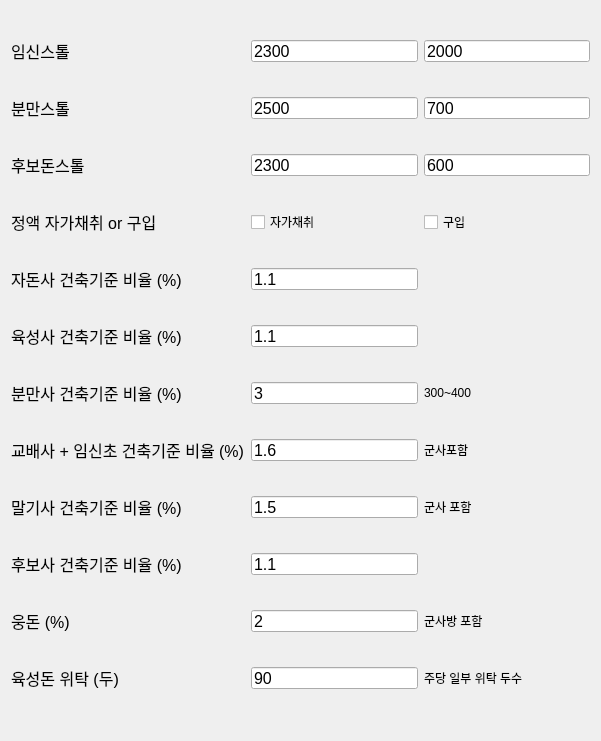
         <widget class="QWidget" name="gridLayoutWidget_4">
          <property name="geometry">
           <rect>
            <x>780</x>
            <y>70</y>
            <width>601</width>
            <height>741</height>
           </rect>
          </property>
          <layout class="QGridLayout" name="gridLayout_5">
           <item row="8" column="0">
            <widget class="QLabel" name="sLi_9">
             <property name="minimumSize">
              <size>
               <width>0</width>
               <height>22</height>
              </size>
             </property>
             <property name="maximumSize">
              <size>
               <width>16777215</width>
               <height>22</height>
              </size>
             </property>
             <property name="font">
              <font>
               <pointsize>12</pointsize>
              </font>
             </property>
             <property name="text">
              <string>말기사 건축기준 비율 (%)</string>
             </property>
            </widget>
           </item>
           <item row="5" column="0">
            <widget class="QLabel" name="sLi_6">
             <property name="minimumSize">
              <size>
               <width>0</width>
               <height>22</height>
              </size>
             </property>
             <property name="maximumSize">
              <size>
               <width>16777215</width>
               <height>22</height>
              </size>
             </property>
             <property name="font">
              <font>
               <pointsize>12</pointsize>
              </font>
             </property>
             <property name="text">
              <string>육성사 건축기준 비율 (%)</string>
             </property>
            </widget>
           </item>
           <item row="7" column="0">
            <widget class="QLabel" name="sLi_8">
             <property name="minimumSize">
              <size>
               <width>0</width>
               <height>22</height>
              </size>
             </property>
             <property name="maximumSize">
              <size>
               <width>16777215</width>
               <height>22</height>
              </size>
             </property>
             <property name="font">
              <font>
               <pointsize>12</pointsize>
              </font>
             </property>
             <property name="text">
              <string>교배사 + 임신초 건축기준 비율 (%)</string>
             </property>
            </widget>
           </item>
           <item row="1" column="0">
            <widget class="QLabel" name="sLi_2">
             <property name="minimumSize">
              <size>
               <width>0</width>
               <height>22</height>
              </size>
             </property>
             <property name="maximumSize">
              <size>
               <width>16777215</width>
               <height>22</height>
              </size>
             </property>
             <property name="font">
              <font>
               <pointsize>12</pointsize>
              </font>
             </property>
             <property name="text">
              <string>분만스톨</string>
             </property>
            </widget>
           </item>
           <item row="4" column="0">
            <widget class="QLabel" name="sLi_5">
             <property name="minimumSize">
              <size>
               <width>0</width>
               <height>22</height>
              </size>
             </property>
             <property name="maximumSize">
              <size>
               <width>16777215</width>
               <height>22</height>
              </size>
             </property>
             <property name="font">
              <font>
               <pointsize>12</pointsize>
              </font>
             </property>
             <property name="text">
              <string>자돈사 건축기준 비율 (%)</string>
             </property>
            </widget>
           </item>
           <item row="3" column="0">
            <widget class="QLabel" name="sLi_4">
             <property name="minimumSize">
              <size>
               <width>0</width>
               <height>22</height>
              </size>
             </property>
             <property name="maximumSize">
              <size>
               <width>16777215</width>
               <height>22</height>
              </size>
             </property>
             <property name="font">
              <font>
               <pointsize>12</pointsize>
              </font>
             </property>
             <property name="text">
              <string>정액 자가채취 or 구입</string>
             </property>
            </widget>
           </item>
           <item row="0" column="2">
            <widget class="QLineEdit" name="sLSV_1">
             <property name="minimumSize">
              <size>
               <width>0</width>
               <height>22</height>
              </size>
             </property>
             <property name="maximumSize">
              <size>
               <width>16777215</width>
               <height>22</height>
              </size>
             </property>
             <property name="font">
              <font>
               <pointsize>12</pointsize>
              </font>
             </property>
             <property name="text">
              <string>2000</string>
             </property>
            </widget>
           </item>
           <item row="0" column="1">
            <widget class="QLineEdit" name="sLV_1">
             <property name="minimumSize">
              <size>
               <width>0</width>
               <height>22</height>
              </size>
             </property>
             <property name="maximumSize">
              <size>
               <width>16777215</width>
               <height>22</height>
              </size>
             </property>
             <property name="font">
              <font>
               <pointsize>12</pointsize>
              </font>
             </property>
             <property name="text">
              <string>2300</string>
             </property>
            </widget>
           </item>
           <item row="0" column="0">
            <widget class="QLabel" name="sLi_1">
             <property name="minimumSize">
              <size>
               <width>0</width>
               <height>22</height>
              </size>
             </property>
             <property name="maximumSize">
              <size>
               <width>16777215</width>
               <height>22</height>
              </size>
             </property>
             <property name="font">
              <font>
               <pointsize>12</pointsize>
              </font>
             </property>
             <property name="text">
              <string>임신스톨</string>
             </property>
            </widget>
           </item>
           <item row="10" column="0">
            <widget class="QLabel" name="sLi_11">
             <property name="minimumSize">
              <size>
               <width>0</width>
               <height>22</height>
              </size>
             </property>
             <property name="maximumSize">
              <size>
               <width>16777215</width>
               <height>22</height>
              </size>
             </property>
             <property name="font">
              <font>
               <pointsize>12</pointsize>
              </font>
             </property>
             <property name="text">
              <string>웅돈 (%)</string>
             </property>
            </widget>
           </item>
           <item row="2" column="0">
            <widget class="QLabel" name="sLi_3">
             <property name="minimumSize">
              <size>
               <width>0</width>
               <height>22</height>
              </size>
             </property>
             <property name="maximumSize">
              <size>
               <width>16777215</width>
               <height>22</height>
              </size>
             </property>
             <property name="font">
              <font>
               <pointsize>12</pointsize>
              </font>
             </property>
             <property name="text">
              <string>후보돈스톨</string>
             </property>
            </widget>
           </item>
           <item row="6" column="0">
            <widget class="QLabel" name="sLi_7">
             <property name="minimumSize">
              <size>
               <width>0</width>
               <height>22</height>
              </size>
             </property>
             <property name="maximumSize">
              <size>
               <width>16777215</width>
               <height>22</height>
              </size>
             </property>
             <property name="font">
              <font>
               <pointsize>12</pointsize>
              </font>
             </property>
             <property name="text">
              <string>분만사 건축기준 비율 (%)</string>
             </property>
            </widget>
           </item>
           <item row="9" column="0">
            <widget class="QLabel" name="sLi_10">
             <property name="minimumSize">
              <size>
               <width>0</width>
               <height>22</height>
              </size>
             </property>
             <property name="maximumSize">
              <size>
               <width>16777215</width>
               <height>22</height>
              </size>
             </property>
             <property name="font">
              <font>
               <pointsize>12</pointsize>
              </font>
             </property>
             <property name="text">
              <string>후보사 건축기준 비율 (%)</string>
             </property>
            </widget>
           </item>
           <item row="11" column="0">
            <widget class="QLabel" name="sLi_12">
             <property name="minimumSize">
              <size>
               <width>0</width>
               <height>22</height>
              </size>
             </property>
             <property name="maximumSize">
              <size>
               <width>16777215</width>
               <height>22</height>
              </size>
             </property>
             <property name="font">
              <font>
               <pointsize>12</pointsize>
              </font>
             </property>
             <property name="text">
              <string>육성돈 위탁 (두)</string>
             </property>
            </widget>
           </item>
           <item row="1" column="1">
            <widget class="QLineEdit" name="sLV_2">
             <property name="minimumSize">
              <size>
               <width>0</width>
               <height>22</height>
              </size>
             </property>
             <property name="maximumSize">
              <size>
               <width>16777215</width>
               <height>22</height>
              </size>
             </property>
             <property name="font">
              <font>
               <pointsize>12</pointsize>
              </font>
             </property>
             <property name="text">
              <string>2500</string>
             </property>
            </widget>
           </item>
           <item row="4" column="1">
            <widget class="QLineEdit" name="sLV_5">
             <property name="minimumSize">
              <size>
               <width>0</width>
               <height>22</height>
              </size>
             </property>
             <property name="maximumSize">
              <size>
               <width>16777215</width>
               <height>22</height>
              </size>
             </property>
             <property name="font">
              <font>
               <pointsize>12</pointsize>
              </font>
             </property>
             <property name="text">
              <string>1.1</string>
             </property>
            </widget>
           </item>
           <item row="5" column="1">
            <widget class="QLineEdit" name="sLV_6">
             <property name="minimumSize">
              <size>
               <width>0</width>
               <height>22</height>
              </size>
             </property>
             <property name="maximumSize">
              <size>
               <width>16777215</width>
               <height>22</height>
              </size>
             </property>
             <property name="font">
              <font>
               <pointsize>12</pointsize>
              </font>
             </property>
             <property name="text">
              <string>1.1</string>
             </property>
            </widget>
           </item>
           <item row="6" column="1">
            <widget class="QLineEdit" name="sLV_7">
             <property name="minimumSize">
              <size>
               <width>0</width>
               <height>22</height>
              </size>
             </property>
             <property name="maximumSize">
              <size>
               <width>16777215</width>
               <height>22</height>
              </size>
             </property>
             <property name="font">
              <font>
               <pointsize>12</pointsize>
              </font>
             </property>
             <property name="text">
              <string>3</string>
             </property>
            </widget>
           </item>
           <item row="7" column="1">
            <widget class="QLineEdit" name="sLV_8">
             <property name="minimumSize">
              <size>
               <width>0</width>
               <height>22</height>
              </size>
             </property>
             <property name="maximumSize">
              <size>
               <width>16777215</width>
               <height>22</height>
              </size>
             </property>
             <property name="font">
              <font>
               <pointsize>12</pointsize>
              </font>
             </property>
             <property name="text">
              <string>1.6</string>
             </property>
            </widget>
           </item>
           <item row="8" column="1">
            <widget class="QLineEdit" name="sLV_9">
             <property name="minimumSize">
              <size>
               <width>0</width>
               <height>22</height>
              </size>
             </property>
             <property name="maximumSize">
              <size>
               <width>16777215</width>
               <height>22</height>
              </size>
             </property>
             <property name="font">
              <font>
               <pointsize>12</pointsize>
              </font>
             </property>
             <property name="text">
              <string>1.5</string>
             </property>
            </widget>
           </item>
           <item row="9" column="1">
            <widget class="QLineEdit" name="sLV_10">
             <property name="minimumSize">
              <size>
               <width>0</width>
               <height>22</height>
              </size>
             </property>
             <property name="maximumSize">
              <size>
               <width>16777215</width>
               <height>22</height>
              </size>
             </property>
             <property name="font">
              <font>
               <pointsize>12</pointsize>
              </font>
             </property>
             <property name="text">
              <string>1.1</string>
             </property>
            </widget>
           </item>
           <item row="10" column="1">
            <widget class="QLineEdit" name="sLV_11">
             <property name="minimumSize">
              <size>
               <width>0</width>
               <height>22</height>
              </size>
             </property>
             <property name="maximumSize">
              <size>
               <width>16777215</width>
               <height>22</height>
              </size>
             </property>
             <property name="font">
              <font>
               <pointsize>12</pointsize>
              </font>
             </property>
             <property name="text">
              <string>2</string>
             </property>
            </widget>
           </item>
           <item row="11" column="1">
            <widget class="QLineEdit" name="sLV_12">
             <property name="minimumSize">
              <size>
               <width>0</width>
               <height>22</height>
              </size>
             </property>
             <property name="maximumSize">
              <size>
               <width>16777215</width>
               <height>22</height>
              </size>
             </property>
             <property name="font">
              <font>
               <pointsize>12</pointsize>
              </font>
             </property>
             <property name="text">
              <string>90</string>
             </property>
            </widget>
           </item>
           <item row="1" column="2">
            <widget class="QLineEdit" name="sLSV_2">
             <property name="minimumSize">
              <size>
               <width>0</width>
               <height>22</height>
              </size>
             </property>
             <property name="maximumSize">
              <size>
               <width>16777215</width>
               <height>22</height>
              </size>
             </property>
             <property name="font">
              <font>
               <pointsize>12</pointsize>
              </font>
             </property>
             <property name="text">
              <string>700</string>
             </property>
            </widget>
           </item>
           <item row="2" column="2">
            <widget class="QLineEdit" name="sLSV_3">
             <property name="minimumSize">
              <size>
               <width>0</width>
               <height>22</height>
              </size>
             </property>
             <property name="maximumSize">
              <size>
               <width>16777215</width>
               <height>22</height>
              </size>
             </property>
             <property name="font">
              <font>
               <pointsize>12</pointsize>
              </font>
             </property>
             <property name="text">
              <string>600</string>
             </property>
            </widget>
           </item>
           <item row="2" column="1">
            <widget class="QLineEdit" name="sLV_3">
             <property name="minimumSize">
              <size>
               <width>0</width>
               <height>22</height>
              </size>
             </property>
             <property name="maximumSize">
              <size>
               <width>16777215</width>
               <height>22</height>
              </size>
             </property>
             <property name="font">
              <font>
               <pointsize>12</pointsize>
              </font>
             </property>
             <property name="text">
              <string>2300</string>
             </property>
            </widget>
           </item>
           <item row="3" column="1">
            <widget class="QCheckBox" name="checkBox_1">
             <property name="sizePolicy">
              <sizepolicy hsizetype="Minimum" vsizetype="Fixed">
               <horstretch>6</horstretch>
               <verstretch>12</verstretch>
              </sizepolicy>
             </property>
             <property name="minimumSize">
              <size>
               <width>0</width>
               <height>22</height>
              </size>
             </property>
             <property name="maximumSize">
              <size>
               <width>16777215</width>
               <height>22</height>
              </size>
             </property>
             <property name="text">
              <string>자가채취</string>
             </property>
            </widget>
           </item>
           <item row="3" column="2">
            <widget class="QCheckBox" name="checkBox_2">
             <property name="sizePolicy">
              <sizepolicy hsizetype="Minimum" vsizetype="Fixed">
               <horstretch>6</horstretch>
               <verstretch>12</verstretch>
              </sizepolicy>
             </property>
             <property name="minimumSize">
              <size>
               <width>0</width>
               <height>22</height>
              </size>
             </property>
             <property name="maximumSize">
              <size>
               <width>16777215</width>
               <height>22</height>
              </size>
             </property>
             <property name="text">
              <string>구입</string>
             </property>
            </widget>
           </item>
           <item row="4" column="2">
            <widget class="QLabel" name="sLSV_5">
             <property name="minimumSize">
              <size>
               <width>0</width>
               <height>22</height>
              </size>
             </property>
             <property name="maximumSize">
              <size>
               <width>16777215</width>
               <height>22</height>
              </size>
             </property>
             <property name="font">
              <font>
               <pointsize>9</pointsize>
              </font>
             </property>
             <property name="text">
              <string/>
             </property>
            </widget>
           </item>
           <item row="5" column="2">
            <widget class="QLabel" name="sLSV_6">
             <property name="minimumSize">
              <size>
               <width>0</width>
               <height>22</height>
              </size>
             </property>
             <property name="maximumSize">
              <size>
               <width>16777215</width>
               <height>22</height>
              </size>
             </property>
             <property name="font">
              <font>
               <pointsize>9</pointsize>
              </font>
             </property>
             <property name="text">
              <string/>
             </property>
            </widget>
           </item>
           <item row="6" column="2">
            <widget class="QLabel" name="sLSV_7">
             <property name="minimumSize">
              <size>
               <width>0</width>
               <height>22</height>
              </size>
             </property>
             <property name="maximumSize">
              <size>
               <width>16777215</width>
               <height>22</height>
              </size>
             </property>
             <property name="font">
              <font>
               <pointsize>9</pointsize>
              </font>
             </property>
             <property name="text">
              <string>300~400</string>
             </property>
            </widget>
           </item>
           <item row="7" column="2">
            <widget class="QLabel" name="sLSV_8">
             <property name="minimumSize">
              <size>
               <width>0</width>
               <height>22</height>
              </size>
             </property>
             <property name="maximumSize">
              <size>
               <width>16777215</width>
               <height>22</height>
              </size>
             </property>
             <property name="font">
              <font>
               <pointsize>9</pointsize>
              </font>
             </property>
             <property name="text">
              <string>군사포함</string>
             </property>
            </widget>
           </item>
           <item row="8" column="2">
            <widget class="QLabel" name="sLSV_9">
             <property name="minimumSize">
              <size>
               <width>0</width>
               <height>22</height>
              </size>
             </property>
             <property name="maximumSize">
              <size>
               <width>16777215</width>
               <height>22</height>
              </size>
             </property>
             <property name="font">
              <font>
               <pointsize>9</pointsize>
              </font>
             </property>
             <property name="text">
              <string>군사 포함</string>
             </property>
            </widget>
           </item>
           <item row="9" column="2">
            <widget class="QLabel" name="sLSV_10">
             <property name="minimumSize">
              <size>
               <width>0</width>
               <height>22</height>
              </size>
             </property>
             <property name="maximumSize">
              <size>
               <width>16777215</width>
               <height>22</height>
              </size>
             </property>
             <property name="font">
              <font>
               <pointsize>9</pointsize>
              </font>
             </property>
             <property name="text">
              <string/>
             </property>
            </widget>
           </item>
           <item row="10" column="2">
            <widget class="QLabel" name="sLSV_11">
             <property name="minimumSize">
              <size>
               <width>0</width>
               <height>22</height>
              </size>
             </property>
             <property name="maximumSize">
              <size>
               <width>16777215</width>
               <height>22</height>
              </size>
             </property>
             <property name="font">
              <font>
               <pointsize>9</pointsize>
              </font>
             </property>
             <property name="text">
              <string>군사방 포함</string>
             </property>
            </widget>
           </item>
           <item row="11" column="2">
            <widget class="QLabel" name="sLSV_12">
             <property name="minimumSize">
              <size>
               <width>0</width>
               <height>22</height>
              </size>
             </property>
             <property name="maximumSize">
              <size>
               <width>16777215</width>
               <height>22</height>
              </size>
             </property>
             <property name="font">
              <font>
               <pointsize>9</pointsize>
              </font>
             </property>
             <property name="text">
              <string>주당 일부 위탁 두수</string>
             </property>
            </widget>
           </item>
          </layout>
         </widget>
